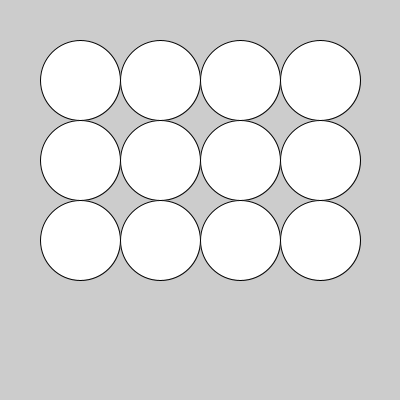
Frame 1 (no input)
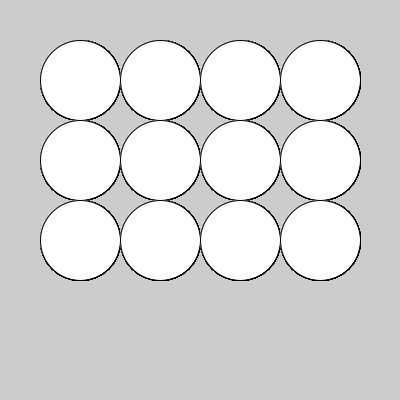
Frame 60 (the mouse pressed at the canvas centre just before this capture)
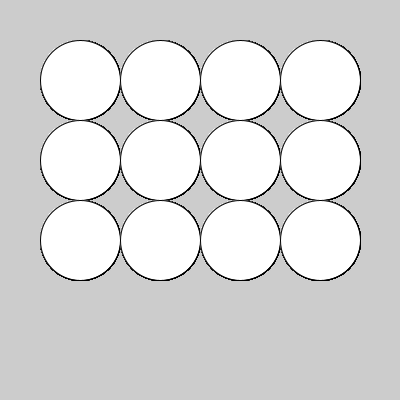
Frame 120 (the mouse held since frame 60 and released just before this capture)

The Processing sketch that drew these frames (run headless with seeded random() and noise(); from frame 60 on, the mouse is pressed at the canvas centre):

// Processing sketch: NestedLoops
// ── NestedLoops.pde
/**
 * Create 3 rows of 4 circles
 * @version December 6
 */
final int MAX_CIRCLES = 4;
final int MAX_ROWS = 3;
final int SIZE = 80;

void setup()
{
  size(400, 400);
}

void draw()
{
  int numRows = 0;  //counter of the number of rows of circles drawn
  int y = SIZE;
  
  while(numRows < MAX_ROWS)  //draw 1 row of 4 circles 3x
  {
    //1 row of 4 circles
    int numOfCircles = 0;  //keeps track of the number of circles
    int x = SIZE;    
    
    //draw 4 exact circles spaced out
    while(numOfCircles < MAX_CIRCLES)
    {
      //draw the circle
      circle(x, y, SIZE);
      
      x+= SIZE;  //increase x for next circle
      
      numOfCircles++;
    }
    
    //increase the y for the next row
    y += SIZE;
    
    //increase my counter
    numRows++;
  }
}
